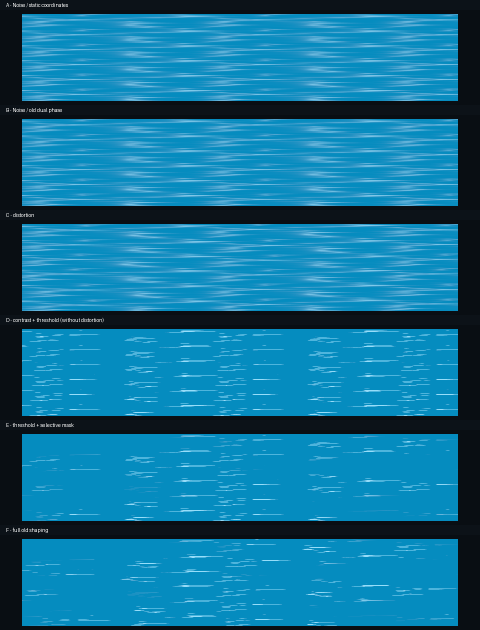
#> input picture Assets/WaterShader/Validation/SPEC-011.6/Diagnosis_Stages.png, 960 x 1260 px, given in place of 00000.png, which was not available (shown at 1/2 size)
$ python summarize_validation.py
#> lines starting #> are read from the running program, lines starting #| are printed output that depends on the picture; after the words box and inside, x2 and y2 are one past the last pixel; in counts of white or black regions, pixels touching at a corner belong together; pictures that were not available may be replaced by others from this repository, and a replacement may not be noted
"""Encode completed GPU frame sequences and compare translation/mark coverage."""
from pathlib import Path
import json
import subprocess
import numpy as np
from PIL import Image, ImageDraw, ImageFont

root = Path(__file__).resolve().parent
ffmpeg = Path('C:/Program Files/Krita (x64)/bin/ffmpeg.exe')
rates = {'F_BaselineStraight': 30, 'G_StraightTrial1': 30,
         'G_StraightGateMotion': 30, 'H_Curved': 20, 'I_Obstacle': 20,
         'I_OldObstacle': 15, 'J_Scale1': 20, 'J_NonUniform': 20,
         'K_Calm': 10, 'K_Fast': 20, 'L_LongRun': 20,
         'M_StrengthGradient': 20, 'N_Uniform': 20,
         **{f'Stage{i}': 15 for i in range(1, 6)}}

def run(*args):
    subprocess.run([str(ffmpeg), '-v', 'error', *map(str, args)], check=True)

for name, rate in rates.items():
    folder = root / '.frames' / name
    if not folder.exists():
        continue
    # All executions of this script are made after checking capture completion.
    run('-framerate', rate, '-i', folder / '%05d.png', '-c:v', 'libopenh264',
        '-b:v', '4M', '-pix_fmt', 'yuv420p', '-an', '-y', root / f'{name}.mp4')

def gray(name, i):
#> called with name = 'F_BaselineStraight', i = 0
    return np.asarray(Image.open(root/'.frames'/name/f'{i:05}.png'))[157:322, 50:910, 0].astype(float)
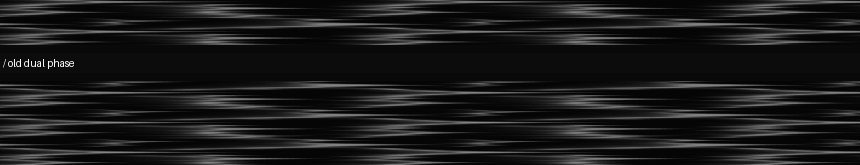
#> returned value: shape (165, 860) float64; min 5, max 249, mean 26.5

metrics = {}
for name in ['F_BaselineStraight', 'G_StraightGateMotion']:
    a, b = gray(name, 0), gray(name, 30)
#> call 2 of gray, with name = 'F_BaselineStraight', i = 30
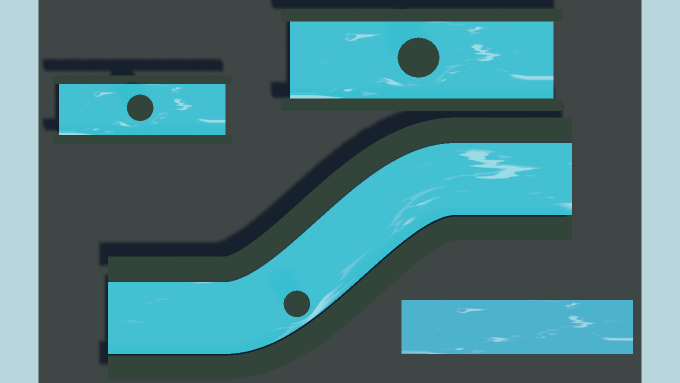
#> input picture Assets/WaterShader/Validation/SPEC-011.6/Production_TestScene.png, 1360 x 765 px, given in place of 00030.png, which was not available (shown at 1/2 size)
#> in gray (call 2), `return np.asarray(Image.open(root/'.frames'/name/f'{i:05}.png'))[157:3..`:
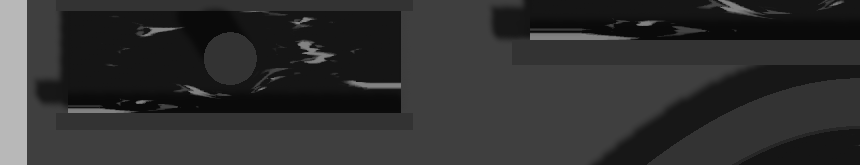
#> returned value: shape (165, 860) float64; min 10, max 184, mean 48.1
    scores = [np.corrcoef(a[:, :-s].ravel(), b[:, s:].ravel())[0,1] for s in range(1, 200)]
#> scores = 199 values, max 0.0751 at index 0, min -0.0304 at index 105, mean 0.000605
    masks = a > 50  # Red base is near zero; fixed comparison threshold, not shader threshold.
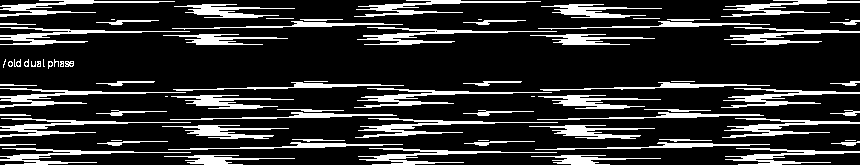
#> masks: shape (165, 860) bool; 18.2% white; 78 white regions (15 under 20 px), largest, box (x1, y1, x2, y2) and area: (355, 118, 558, 138) 941, (354, 88, 552, 108) 940, (357, 27, 557, 45) 914
    runs = []
    for x in range(masks.shape[1]):
        edges = np.diff(np.r_[False, masks[:, x], False].astype(int))
        runs.extend((np.flatnonzero(edges == -1) - np.flatnonzero(edges == 1)).tolist())
#> after the loop, runs = 11173 values, max 11 at index 2762, min 1 at index 0, mean 2.31
#> (the run stopped early here; a loop or call above may not have finished)
